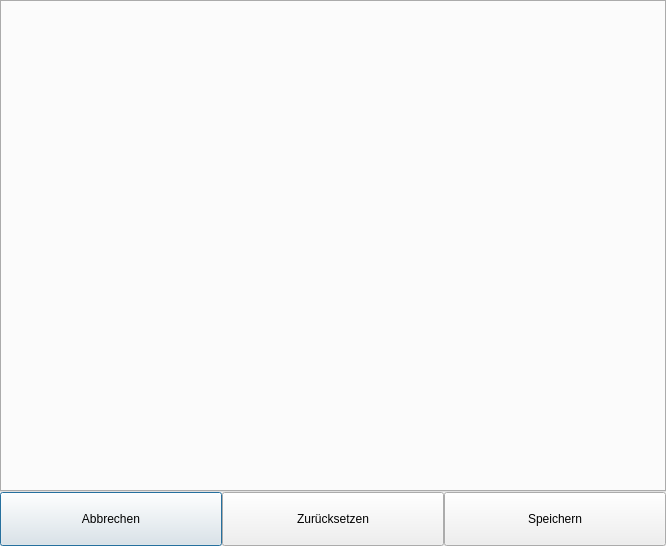
<?xml version="1.0" encoding="UTF-8"?>
<ui version="4.0">
 <class>Dialog</class>
 <widget class="QDialog" name="Dialog">
  <property name="geometry">
   <rect>
    <x>0</x>
    <y>0</y>
    <width>666</width>
    <height>546</height>
   </rect>
  </property>
  <property name="windowTitle">
   <string>Dialog</string>
  </property>
  <property name="styleSheet">
   <string notr="true"/>
  </property>
  <layout class="QVBoxLayout" name="verticalLayout_2">
   <property name="spacing">
    <number>0</number>
   </property>
   <property name="leftMargin">
    <number>0</number>
   </property>
   <property name="topMargin">
    <number>0</number>
   </property>
   <property name="rightMargin">
    <number>0</number>
   </property>
   <property name="bottomMargin">
    <number>0</number>
   </property>
   <item>
    <widget class="QTabWidget" name="tabWidget">
     <property name="font">
      <font>
       <pointsize>10</pointsize>
      </font>
     </property>
     <property name="styleSheet">
      <string notr="true"/>
     </property>
     <property name="tabPosition">
      <enum>QTabWidget::North</enum>
     </property>
     <property name="currentIndex">
      <number>-1</number>
     </property>
     <property name="iconSize">
      <size>
       <width>40</width>
       <height>40</height>
      </size>
     </property>
     <property name="elideMode">
      <enum>Qt::ElideLeft</enum>
     </property>
    </widget>
   </item>
   <item>
    <layout class="QHBoxLayout" name="horizontalLayout_28">
     <property name="spacing">
      <number>0</number>
     </property>
     <item>
      <widget class="QPushButton" name="abortButton">
       <property name="sizePolicy">
        <sizepolicy hsizetype="Preferred" vsizetype="Fixed">
         <horstretch>0</horstretch>
         <verstretch>0</verstretch>
        </sizepolicy>
       </property>
       <property name="minimumSize">
        <size>
         <width>0</width>
         <height>54</height>
        </size>
       </property>
       <property name="text">
        <string>Abbrechen</string>
       </property>
       <property name="icon">
        <iconset>
         <normaloff>icons/cancel.png</normaloff>
         <normalon>icons/cancel_hovered.png</normalon>icons/cancel.png</iconset>
       </property>
       <property name="iconSize">
        <size>
         <width>40</width>
         <height>40</height>
        </size>
       </property>
      </widget>
     </item>
     <item>
      <widget class="QPushButton" name="resetButton">
       <property name="sizePolicy">
        <sizepolicy hsizetype="Preferred" vsizetype="Fixed">
         <horstretch>0</horstretch>
         <verstretch>0</verstretch>
        </sizepolicy>
       </property>
       <property name="minimumSize">
        <size>
         <width>0</width>
         <height>54</height>
        </size>
       </property>
       <property name="text">
        <string>Zurücksetzen</string>
       </property>
       <property name="icon">
        <iconset>
         <normaloff>icons/reset.png</normaloff>
         <normalon>icons/reset_hovered.png</normalon>icons/reset.png</iconset>
       </property>
       <property name="iconSize">
        <size>
         <width>40</width>
         <height>40</height>
        </size>
       </property>
      </widget>
     </item>
     <item>
      <widget class="QPushButton" name="saveButton">
       <property name="sizePolicy">
        <sizepolicy hsizetype="Preferred" vsizetype="Fixed">
         <horstretch>0</horstretch>
         <verstretch>0</verstretch>
        </sizepolicy>
       </property>
       <property name="minimumSize">
        <size>
         <width>0</width>
         <height>54</height>
        </size>
       </property>
       <property name="text">
        <string>Speichern</string>
       </property>
       <property name="icon">
        <iconset>
         <normaloff>icons/save.png</normaloff>
         <normalon>icons/save_hovered.png</normalon>icons/save.png</iconset>
       </property>
       <property name="iconSize">
        <size>
         <width>40</width>
         <height>40</height>
        </size>
       </property>
      </widget>
     </item>
    </layout>
   </item>
  </layout>
 </widget>
 <resources/>
 <connections/>
</ui>
